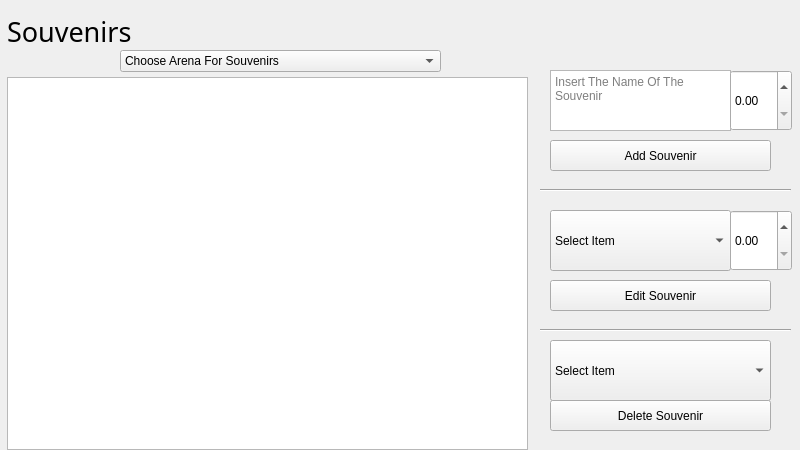
<?xml version="1.0" encoding="UTF-8"?>
<ui version="4.0">
 <class>aSouvenirs</class>
 <widget class="QWidget" name="aSouvenirs">
  <property name="geometry">
   <rect>
    <x>0</x>
    <y>0</y>
    <width>800</width>
    <height>450</height>
   </rect>
  </property>
  <property name="windowTitle">
   <string>Form</string>
  </property>
  <widget class="QTableView" name="tableView">
   <property name="geometry">
    <rect>
     <x>7</x>
     <y>77</y>
     <width>521</width>
     <height>373</height>
    </rect>
   </property>
  </widget>
  <widget class="QLabel" name="label">
   <property name="geometry">
    <rect>
     <x>7</x>
     <y>17</y>
     <width>428</width>
     <height>28</height>
    </rect>
   </property>
   <property name="font">
    <font>
     <family>Niagara Engraved</family>
     <pointsize>20</pointsize>
    </font>
   </property>
   <property name="text">
    <string>Souvenirs</string>
   </property>
  </widget>
  <widget class="QPushButton" name="addSouvenir">
   <property name="geometry">
    <rect>
     <x>550</x>
     <y>140</y>
     <width>221</width>
     <height>31</height>
    </rect>
   </property>
   <property name="text">
    <string>Add Souvenir</string>
   </property>
  </widget>
  <widget class="QPushButton" name="editSouvenir">
   <property name="geometry">
    <rect>
     <x>550</x>
     <y>280</y>
     <width>221</width>
     <height>31</height>
    </rect>
   </property>
   <property name="text">
    <string>Edit Souvenir</string>
   </property>
  </widget>
  <widget class="QPushButton" name="deleteSouvenir">
   <property name="geometry">
    <rect>
     <x>550</x>
     <y>400</y>
     <width>221</width>
     <height>31</height>
    </rect>
   </property>
   <property name="text">
    <string>Delete Souvenir</string>
   </property>
  </widget>
  <widget class="QTextEdit" name="addName">
   <property name="geometry">
    <rect>
     <x>550</x>
     <y>70</y>
     <width>181</width>
     <height>61</height>
    </rect>
   </property>
   <property name="accessibleName">
    <string/>
   </property>
   <property name="accessibleDescription">
    <string/>
   </property>
   <property name="autoFillBackground">
    <bool>false</bool>
   </property>
   <property name="placeholderText">
    <string>Insert The Name Of The Souvenir</string>
   </property>
  </widget>
  <widget class="QDoubleSpinBox" name="addMoney">
   <property name="geometry">
    <rect>
     <x>730</x>
     <y>70</y>
     <width>62</width>
     <height>61</height>
    </rect>
   </property>
  </widget>
  <widget class="QDoubleSpinBox" name="editMoney">
   <property name="geometry">
    <rect>
     <x>730</x>
     <y>210</y>
     <width>62</width>
     <height>61</height>
    </rect>
   </property>
  </widget>
  <widget class="Line" name="line">
   <property name="geometry">
    <rect>
     <x>540</x>
     <y>180</y>
     <width>251</width>
     <height>20</height>
    </rect>
   </property>
   <property name="orientation">
    <enum>Qt::Horizontal</enum>
   </property>
  </widget>
  <widget class="Line" name="line_2">
   <property name="geometry">
    <rect>
     <x>540</x>
     <y>320</y>
     <width>251</width>
     <height>20</height>
    </rect>
   </property>
   <property name="orientation">
    <enum>Qt::Horizontal</enum>
   </property>
  </widget>
  <widget class="QComboBox" name="comboBox">
   <property name="geometry">
    <rect>
     <x>120</x>
     <y>50</y>
     <width>321</width>
     <height>22</height>
    </rect>
   </property>
   <item>
    <property name="text">
     <string>Choose Arena For Souvenirs</string>
    </property>
   </item>
   <item>
    <property name="text">
     <string>Atlanta Hawks Store</string>
    </property>
   </item>
   <item>
    <property name="text">
     <string>Boston Celtics Store</string>
    </property>
   </item>
   <item>
    <property name="text">
     <string>Brooklyn Nets Store</string>
    </property>
   </item>
   <item>
    <property name="text">
     <string>Charlotte Hornets Store</string>
    </property>
   </item>
   <item>
    <property name="text">
     <string>Chicago Bulls Store</string>
    </property>
   </item>
   <item>
    <property name="text">
     <string>Cleveland Cavaliers Store</string>
    </property>
   </item>
   <item>
    <property name="text">
     <string>Dallas Mavericks Store</string>
    </property>
   </item>
   <item>
    <property name="text">
     <string>Denver Nuggets Store</string>
    </property>
   </item>
   <item>
    <property name="text">
     <string>Detroit Pistons Store</string>
    </property>
   </item>
   <item>
    <property name="text">
     <string>Golden State Warriors Store</string>
    </property>
   </item>
   <item>
    <property name="text">
     <string>Houston Rockets Store</string>
    </property>
   </item>
   <item>
    <property name="text">
     <string>Indiana Pacers Store</string>
    </property>
   </item>
   <item>
    <property name="text">
     <string>Los Angeles Clippers Store</string>
    </property>
   </item>
   <item>
    <property name="text">
     <string>Los Angeles Lakers Store</string>
    </property>
   </item>
   <item>
    <property name="text">
     <string>Memphis Grizzlies Store</string>
    </property>
   </item>
   <item>
    <property name="text">
     <string>Miami Heat Store</string>
    </property>
   </item>
   <item>
    <property name="text">
     <string>Milwaukee Bucks Store</string>
    </property>
   </item>
   <item>
    <property name="text">
     <string>Minnesota Timberwolves Store</string>
    </property>
   </item>
   <item>
    <property name="text">
     <string>New Orleans Pelicans Store</string>
    </property>
   </item>
   <item>
    <property name="text">
     <string>New York Knicks Store</string>
    </property>
   </item>
   <item>
    <property name="text">
     <string>Oklahoma City Thunder Store</string>
    </property>
   </item>
   <item>
    <property name="text">
     <string>Orlando Magic Store</string>
    </property>
   </item>
   <item>
    <property name="text">
     <string>Philadelphia 76ers Store</string>
    </property>
   </item>
   <item>
    <property name="text">
     <string>Phoenix Suns Store</string>
    </property>
   </item>
   <item>
    <property name="text">
     <string>Portland Trail Blazers Store</string>
    </property>
   </item>
   <item>
    <property name="text">
     <string>Sacramento Kings Store</string>
    </property>
   </item>
   <item>
    <property name="text">
     <string>Seattle Supersonics Store</string>
    </property>
   </item>
   <item>
    <property name="text">
     <string>San Antonio Spurs Store</string>
    </property>
   </item>
   <item>
    <property name="text">
     <string>Toronto Raptors Store</string>
    </property>
   </item>
   <item>
    <property name="text">
     <string>Utah Jazz Store</string>
    </property>
   </item>
   <item>
    <property name="text">
     <string>Washington Wizards Store</string>
    </property>
   </item>
  </widget>
  <widget class="QComboBox" name="editComboBox">
   <property name="geometry">
    <rect>
     <x>550</x>
     <y>210</y>
     <width>181</width>
     <height>61</height>
    </rect>
   </property>
   <item>
    <property name="text">
     <string>Select Item</string>
    </property>
   </item>
  </widget>
  <widget class="QComboBox" name="deleteComboBox">
   <property name="geometry">
    <rect>
     <x>550</x>
     <y>340</y>
     <width>221</width>
     <height>61</height>
    </rect>
   </property>
   <item>
    <property name="text">
     <string>Select Item</string>
    </property>
   </item>
  </widget>
  <widget class="QLabel" name="souvName">
   <property name="geometry">
    <rect>
     <x>560</x>
     <y>20</y>
     <width>191</width>
     <height>31</height>
    </rect>
   </property>
   <property name="text">
    <string/>
   </property>
  </widget>
 </widget>
 <resources/>
 <connections/>
</ui>
